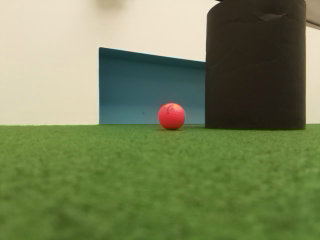
#> input picture Vision/Test_colour1.png, 320 x 240 px, given in place of the camera
$ python vision.py   (older library calls are emulated)
#> lines starting #> are read from the running program, lines starting #| are printed output that depends on the picture; after the words box and inside, x2 and y2 are one past the last pixel; in counts of white or black regions, pixels touching at a corner belong together; long printed decimals are rounded
# import modules
import cv2
import numpy as np
import imutils
import time

# Raspberry Pi camera manipulation=========================================================================
# Exposure off
# camera = PiCamera(sensor_mode=2)
# camera.exposure_mode = 'off'      # ... locks gains

# Auto white balance set value
# camera.awb_mode = 'sunlight'

# define ranges of spectrum in HSV[] for each object======================================================
# Ball=============================================
# lower_ball = np.array([0, 0, 0])          #Easy to see ball in front of body
# upper_ball = np.array([13, 255, 255])
lower_ball = np.array([0, 122, 91])
upper_ball = np.array([255, 250, 255])
# Blue goal========================================
lower_blue = np.array([100, 0, 100])
upper_blue = np.array([150, 255, 200])
# Yellow goal======================================
lower_yellow = np.array([13, 100, 0])
upper_yellow = np.array([50, 255, 255])
# Obstacles========================================
lower_obstacle = np.array([0, 0, 0])
upper_obstacle = np.array([40, 255, 80])
# Walls============================================
lower_wall = np.array([0, 0, 0])
upper_wall = np.array([255, 60, 255])

# Constants
BALL_WIDTH = 0.043  # m
OBSTACLE_WIDTH = 0.18  # m
YELLOW_GOAL_WIDTH = 0.75  # m
BLUE_GOAL_WIDTH = 0.75  # m
WALL_WIDTH = 0  # m
FOCAL_LENGTH = 123.423  # m
DEG_PER_PX = 0.01927  # Calculated constant

# Begin video capture
cap = cv2.VideoCapture(0)  # Connect to camera 0 (or the only camera)
cap.set(3, 320)  # Set the width to 320
cap.set(4, 240)  # Set the height to 240


def DistanceToCamera(knownWidth, focalLength, perWidth):
    # compute and return the distance from the marker to the camera
    if perWidth != 0:
        return (knownWidth * focalLength) / perWidth
    else:
        return 0


def BearingToCamera(position):
    # compute and return the distance from the maker to the camera
    return position * DEG_PER_PX * 10 - 30


def BoxObject(marker):
    # Draw a box around objects
    box = cv2.cv.BoxPoints(marker) if imutils.is_cv2() else cv2.boxPoints(marker)
    box = np.int0(box)
    cv2.drawContours(frame, [box], -1, (0, 255, 0), 2)


def PrintReadings(dist, angle, yd, yb, name):
    # Print readings on frame
    cv2.putText(frame, "D %s: %.2fm" % (name, dist),
                (frame.shape[1] - 110, frame.shape[0] - yd), cv2.FONT_HERSHEY_SIMPLEX,
                0.45, (0, 255, 0), 2)
    cv2.putText(frame, "B %s: %.2fdeg" % (name, angle),
                (frame.shape[1] - 110, frame.shape[0] - yb), cv2.FONT_HERSHEY_SIMPLEX,
                0.45, (0, 255, 0), 2)


def InDribbler(distance):
    inDribbler = False
    if distance < 0.025 and distance != 0:
        inDribbler = True
    return inDribbler


def BallReadings(image):
    # find the contours in the edged image and keep the largest one
    contours = cv2.findContours(image.copy(), cv2.RETR_LIST, cv2.CHAIN_APPROX_SIMPLE)
    contours = imutils.grab_contours(contours)
    if len(contours) > 1:
        c = max(contours, key=cv2.contourArea)
        marker = cv2.minAreaRect(c)
        BoxObject(marker)
        # Find the distances and bearings
        dist_ball = DistanceToCamera(BALL_WIDTH, FOCAL_LENGTH, marker[1][0])
        angle_ball = BearingToCamera(marker[0][0])
        # Print
        print("Distance to Ball: " + str(dist_ball))
        print("Angle to Ball: " + str(angle_ball))
        PrintReadings(dist_ball, angle_ball, 70, 50, "ball")
        inDribbler = InDribbler(dist_ball)
        print(inDribbler)
        ballRB = [dist_ball, angle_ball]
        return ballRB


def ObstacleReadings(image):
    # find the contours in the edged image and keep the largest one
    contours = cv2.findContours(edged_obstacle.copy(), cv2.RETR_LIST, cv2.CHAIN_APPROX_SIMPLE)
    contours = imutils.grab_contours(contours)
    if len(contours) > 0:
        c = max(contours, key=cv2.contourArea)
        marker = cv2.minAreaRect(c)
        BoxObject(marker)
        # Find the distances and bearings
        dist_obstacle = DistanceToCamera(OBSTACLE_WIDTH, FOCAL_LENGTH, marker[1][0])
        angle_obstacle = BearingToCamera(marker[0][0])
        # Print
        print("Distance to Ball: " + str(dist_obstacle))
        print("Angle to Ball: " + str(angle_obstacle))
        PrintReadings(dist_obstacle, angle_obstacle, 30, 10, "ob")
        obstacleRB = [dist_obstacle, angle_obstacle]
        return obstacleRB


def BlueGoalReadings(image):
    # find the contours in the edged image and keep the largest one
    contours = cv2.findContours(image.copy(), cv2.RETR_LIST, cv2.CHAIN_APPROX_SIMPLE)
    contours = imutils.grab_contours(contours)
    if len(contours) > 0:
        c = max(contours, key=cv2.contourArea)
        marker = cv2.minAreaRect(c)
        BoxObject(marker)
        # Find the distances and bearings
        dist_blue = DistanceToCamera(OBSTACLE_WIDTH, FOCAL_LENGTH, marker[1][0])
        angle_blue = BearingToCamera(marker[0][0])
        # Print
        print("Distance to Blue Goal: " + str(dist_blue))
        print("Angle to Blue Goal: " + str(angle_blue))
        PrintReadings(dist_blue, angle_blue, 150, 130, "blue")
        blueRB = [dist_blue, angle_blue]
        return blueRB


def YellowGoalReadings(image):
    # find the contours in the edged image and keep the largest one
    contours = cv2.findContours(image.copy(), cv2.RETR_LIST, cv2.CHAIN_APPROX_SIMPLE)
    contours = imutils.grab_contours(contours)
    if len(contours) > 0:
        c = max(contours, key=cv2.contourArea)
        marker = cv2.minAreaRect(c)
        BoxObject(marker)
        # Find the distances and bearings
        dist_yellow = DistanceToCamera(YELLOW_GOAL_WIDTH, FOCAL_LENGTH, marker[1][0])
        angle_yellow = BearingToCamera(marker[0][0])
        # Print
        print("Distance to Obstacle: " + str(dist_yellow))
        print("Angle to Obstacle: " + str(angle_yellow))
        PrintReadings(dist_yellow, angle_yellow, 110, 90, "ylw")
        yellowRB = [dist_yellow, angle_yellow]
        return yellowRB


def WallReadings(image):
    # find the contours in the edged image and keep the largest one
    contours = cv2.findContours(image.copy(), cv2.RETR_LIST, cv2.CHAIN_APPROX_SIMPLE)
    contours = imutils.grab_contours(contours)
    if len(contours) > 0:
        c = max(contours, key=cv2.contourArea)
        marker = cv2.minAreaRect(c)
        BoxObject(marker)
        # Find the distances and bearings
        dist_wall = DistanceToCamera(WALL_WIDTH, FOCAL_LENGTH, marker[1][0])
        angle_wall = BearingToCamera(marker[0][0])
        # Print
        print("Distance to Wall: " + str(dist_wall))
        print("Angle to Wall: " + str(angle_wall))
        PrintReadings(dist_wall, angle_wall, 190, 170, "wall")
        wallRB = [dist_wall, angle_wall]
        return wallRB


while True:
    # Filter each image to find required objects====================================================
    # Record starting time for FPS
    startTime = time.time()

    ret, frame = cap.read()  # capture each frame
#> frame is the input picture: shape (240, 320, 3); mean B, G, R 88.3, 130.1, 118.9
    # frame = cv2.imread('photo/image2.jpg')
    frame = cv2.flip(frame, 0)  # Flip image vertically
    frame = cv2.flip(frame, 1)  # Flip image horizontally
    blur = cv2.GaussianBlur(frame, (5, 5), 0)  # blur frames with gaussian 5x5 kernel and determined std dev
    hsv = cv2.cvtColor(blur, cv2.COLOR_BGR2HSV)  # Convert BGR to HSV
#> hsv: shape (240, 320, 3); mean H, S, V 37.4, 106.9, 135

    # Threshold the HSV image and erode to create clear mask
    ball_mask = cv2.inRange(hsv, lower_ball, upper_ball)
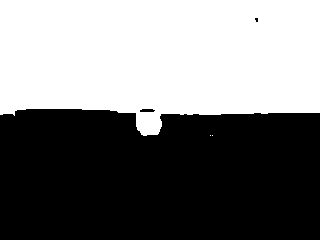
#> ball_mask: shape (240, 320); 47.4% white; 3 white regions (2 under 20 px), largest, box (x1, y1, x2, y2) and area: (0, 0, 320, 136) 36433
    ball_mask = cv2.erode(ball_mask, None, iterations=2)
#> ball_mask: shape (240, 320); 46.3% white; 1 white region, box (x1, y1, x2, y2) and area: (0, 0, 320, 133) 35522

    obstacle_mask = cv2.inRange(hsv, lower_obstacle, upper_obstacle)
#> obstacle_mask: shape (240, 320); 16.2% white; 2 white regions, box (x1, y1, x2, y2) and area: (15, 109, 115, 240) 12408, (142, 109, 153, 112) 25
    obstacle_mask = cv2.erode(obstacle_mask, None, iterations=2)
#> obstacle_mask: shape (240, 320); 15.1% white; 1 white region, box (x1, y1, x2, y2) and area: (18, 111, 113, 240) 11621

    blue_mask = cv2.inRange(hsv, lower_blue, upper_blue)
#> blue_mask: shape (240, 320); 0.01% white in thin lines or dots, all inside (x1, y1, x2, y2) = (161, 124, 165, 133)
    blue_mask = cv2.erode(blue_mask, None, iterations=2)
#> blue_mask: shape (240, 320); every value is 0

    yellow_mask = cv2.inRange(hsv, lower_yellow, upper_yellow)
#> yellow_mask: shape (240, 320); 58.7% white; 44 black regions (35 under 20 px), largest, box (x1, y1, x2, y2) and area: (98, 112, 320, 240) 27225, (0, 115, 66, 240) 3709, (38, 171, 61, 189) 161
    yellow_mask = cv2.erode(yellow_mask, None, iterations=2)
#> yellow_mask: shape (240, 320); 54.3% white; 8 black regions, largest, box (x1, y1, x2, y2) and area: (84, 110, 320, 240) 28305, (0, 113, 82, 240) 6585, (92, 205, 101, 215) 67

    wall_mask = cv2.inRange(hsv, lower_wall, upper_wall)
#> wall_mask: shape (240, 320); 26.2% white; 4 white regions (1 under 20 px), largest, box (x1, y1, x2, y2) and area: (100, 116, 320, 240) 18500, (0, 117, 14, 213) 1331, (126, 116, 169, 141) 319
    wall_mask = cv2.erode(wall_mask, None, iterations=2)
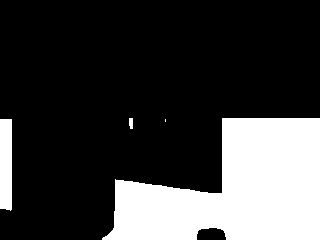
#> wall_mask: shape (240, 320); 24.2% white; 4 white regions (1 under 20 px), largest, box (x1, y1, x2, y2) and area: (102, 118, 320, 240) 17459, (0, 119, 12, 211) 1087, (129, 118, 133, 129) 41

    # Bitwise-AND mask and original image
    masked_ball = cv2.bitwise_and(frame, frame, mask=ball_mask)
    masked_obstacle = cv2.bitwise_and(frame, frame, mask=obstacle_mask)
    masked_blue = cv2.bitwise_and(frame, frame, mask=blue_mask)
#> masked_blue: shape (240, 320, 3); every value is 0
    masked_yellow = cv2.bitwise_and(frame, frame, mask=yellow_mask)
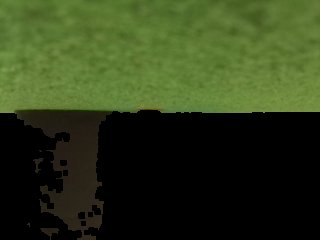
#> masked_yellow: shape (240, 320, 3); mean B, G, R 26.5, 60, 47.6
    masked_wall = cv2.bitwise_and(frame, frame, mask=wall_mask)
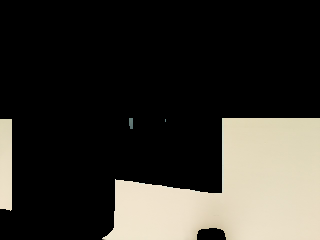
#> masked_wall: shape (240, 320, 3); mean B, G, R 47.1, 53.2, 55.7

    # detect edges using Canny detect
    edged_ball = cv2.Canny(masked_ball, 35, 125)
#> edged_ball: shape (240, 320); 0.64% white in thin lines or dots, all inside (x1, y1, x2, y2) = (0, 15, 320, 133)
    edged_obstacle = cv2.Canny(masked_obstacle, 35, 125)
#> edged_obstacle: shape (240, 320); 0.55% white in thin lines or dots, all inside (x1, y1, x2, y2) = (17, 110, 113, 240)
    edged_blue = cv2.Canny(masked_blue, 35, 125)
    edged_yellow = cv2.Canny(masked_yellow, 35, 125)
#> edged_yellow: shape (240, 320); 1.4% white in thin lines or dots, all inside (x1, y1, x2, y2) = (0, 108, 320, 240)
    edged_wall = cv2.Canny(masked_wall, 35, 125)
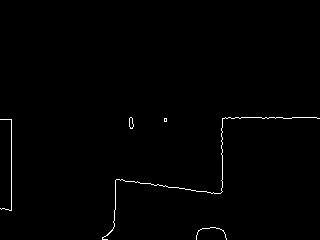
#> edged_wall: shape (240, 320); 0.71% white in thin lines or dots, all inside (x1, y1, x2, y2) = (0, 117, 320, 240)

    # Return distance and bearing to all of the objects=============================================
    BallReadings(edged_ball)
#> in BallReadings, `contours = cv2.findContours(image.copy(), cv2.RETR_LIST, cv2.CHAIN_APP..`: contours = 8 contours, 4 with area under 20; largest, box (x1, y1, x2, y2) and area: (0, 104, 320, 133) 240, (138, 119, 160, 133) 226, (252, 15, 261, 25) 60, (252, 15, 261, 25) 60
#> in BallReadings, `c = max(contours, key=cv2.contourArea)`: c = contour of 326 points, box (x1, y1, x2, y2) (0, 104, 320, 133), area 240
#> in BallReadings, `marker = cv2.minAreaRect(c)`: marker = ((159.3, 118.5), (28.02, 318.8), -88.21)
#> in BoxObject, `box = cv2.cv.BoxPoints(marker) if imutils.is_cv2() else cv2.boxPoints(..`: box = ((318.1, 137.5), (-0.485, 127.5), (0.39, 99.51), (319, 109.5))
#> in BoxObject, `box = np.int0(box)`: box = [[318, 137], [0, 127], [0, 99], [319, 109]]
#> in BoxObject, `cv2.drawContours(frame, [box], -1, (0, 255, 0), 2)`:
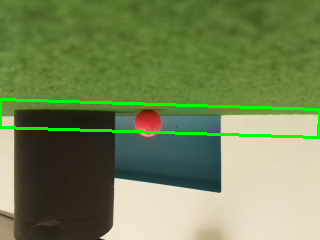
#> frame: shape (240, 320, 3); mean B, G, R 85.9, 133.4, 115.7
#> in BallReadings, `dist_ball = DistanceToCamera(BALL_WIDTH, FOCAL_LENGTH, marker[1][0])`: dist_ball = 0.189
#> in BallReadings, `angle_ball = BearingToCamera(marker[0][0])`: angle_ball = 0.691
#| Distance to Ball: 0.1894
#| Angle to Ball: 0.6905
#> in BallReadings, `inDribbler = InDribbler(dist_ball)`: inDribbler = False
#| False
#> in BallReadings, `ballRB = [dist_ball, angle_ball]`: ballRB = [0.189, 0.691]
    ObstacleReadings(edged_obstacle)
#> in ObstacleReadings, `contours = cv2.findContours(edged_obstacle.copy(), cv2.RETR_LIST, cv2...`: contours = 3 contours, all with area under 20
#> in ObstacleReadings, `c = max(contours, key=cv2.contourArea)`: c = contour of 69 points, box (x1, y1, x2, y2) (31, 219, 63, 228), area 14
#> in ObstacleReadings, `marker = cv2.minAreaRect(c)`: marker = ((46.61, 223.2), (30.51, 7.07), -8.53)
#> in ObstacleReadings, `dist_obstacle = DistanceToCamera(OBSTACLE_WIDTH, FOCAL_LENGTH, marker[..`: dist_obstacle = 0.728
#> in ObstacleReadings, `angle_obstacle = BearingToCamera(marker[0][0])`: angle_obstacle = -21.02
#| Distance to Ball: 0.7282
#| Angle to Ball: -21.018
#> in ObstacleReadings, `obstacleRB = [dist_obstacle, angle_obstacle]`: obstacleRB = [0.728, -21.02]
    YellowGoalReadings(edged_yellow)
#> in YellowGoalReadings, `contours = cv2.findContours(image.copy(), cv2.RETR_LIST, cv2.CHAIN_APP..`: contours = 30 contours, 17 with area under 20; largest, box (x1, y1, x2, y2) and area: (40, 227, 59, 240) 97, (40, 227, 59, 237) 92, (77, 211, 86, 220) 48, (77, 211, 86, 220) 47, (59, 159, 68, 167) 42
#> in YellowGoalReadings, `c = max(contours, key=cv2.contourArea)`: c = contour of 27 points, box (x1, y1, x2, y2) (40, 227, 59, 240), area 97
#> in YellowGoalReadings, `marker = cv2.minAreaRect(c)`: marker = ((49, 233), (12, 18), -90)
#> in YellowGoalReadings, `dist_yellow = DistanceToCamera(YELLOW_GOAL_WIDTH, FOCAL_LENGTH, marker..`: dist_yellow = 7.71
#> in YellowGoalReadings, `angle_yellow = BearingToCamera(marker[0][0])`: angle_yellow = -20.56
#| Distance to Obstacle: 7.714
#| Angle to Obstacle: -20.5577
#> in YellowGoalReadings, `yellowRB = [dist_yellow, angle_yellow]`: yellowRB = [7.71, -20.56]
    BlueGoalReadings(edged_blue)
#> in BlueGoalReadings, `contours = cv2.findContours(image.copy(), cv2.RETR_LIST, cv2.CHAIN_APP..`: contours = 0 contours
#> in BlueGoalReadings, `contours = imutils.grab_contours(contours)`: contours = []
    WallReadings(edged_wall)
#> in WallReadings, `contours = cv2.findContours(image.copy(), cv2.RETR_LIST, cv2.CHAIN_APP..`: contours = 7 contours, 5 with area under 20; largest, box (x1, y1, x2, y2) and area: (129, 117, 134, 129) 34, (129, 117, 134, 129) 32
#> in WallReadings, `c = max(contours, key=cv2.contourArea)`: c = contour of 12 points, box (x1, y1, x2, y2) (129, 117, 134, 129), area 34
#> in WallReadings, `marker = cv2.minAreaRect(c)`: marker = ((131, 122.5), (11, 4), -90)
#> in WallReadings, `dist_wall = DistanceToCamera(WALL_WIDTH, FOCAL_LENGTH, marker[1][0])`: dist_wall = 0
#> in WallReadings, `angle_wall = BearingToCamera(marker[0][0])`: angle_wall = -4.76
#| Distance to Wall: 0.0
#| Angle to Wall: -4.756
#> in WallReadings, `wallRB = [dist_wall, angle_wall]`: wallRB = [0, -4.76]

    # Calculate FPS================================================================================
    endTime = time.time()
    timeTot = endTime - startTime
    # 1 frame / time taken to process
    if timeTot != 0.0:
        fps = 1 / timeTot
    print("FPS: %.2f" % fps)
    cv2.putText(frame, "FPS: %.2f" % fps,
                (frame.shape[1] - 320, frame.shape[0] - 10), cv2.FONT_HERSHEY_SIMPLEX,
                0.5, (0, 255, 0), 2)
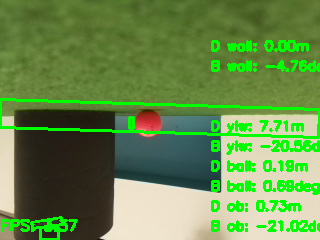
#> frame: shape (240, 320, 3); mean B, G, R 75.8, 140.1, 103.2

    # Display steps of masking images as video======================================================
    cv2.imshow('frame', frame)
    # [4 lines of commented-out code are left out]

    k = cv2.waitKey(5) & 0xFF
#> (key Esc is pressed here)
    # k == 27 is for Esc key
    if k == 27:
        break

cap.release()  # Release the camera object
cv2.destroyAllWindows()  # stops program
